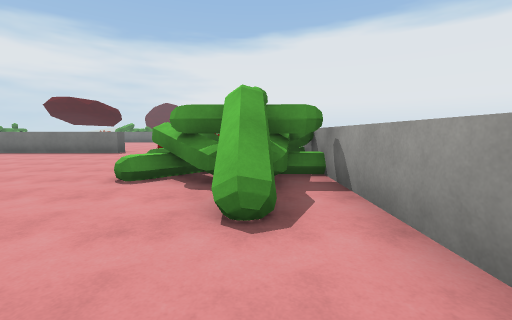
view 1 (above)

24 first-person views from a walk through a Unity game level. The camera is 1.4 m above the floor, tilts 6° down and sees 90° across. The floor is counted in squares, 2 m on a side. Each view is taken from the middle of a square. On the plan, view 1 faces up. The plan holds only what a view shows up to about 9 squares ahead; the rest is blank. The place goes on beyond the plan. The player character is not drawn. Surface patterns are stand-ins for the level's own textures.

view 2
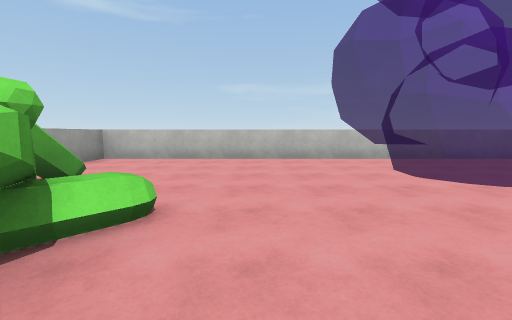

view 3
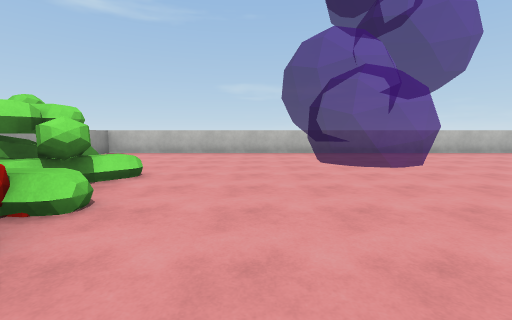

view 4
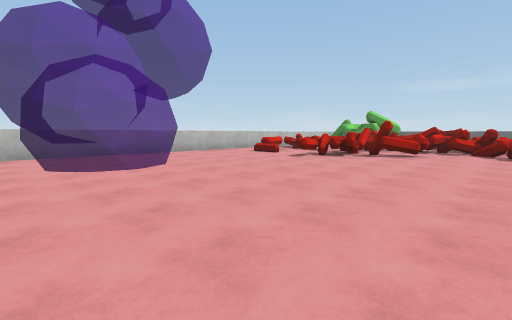

view 5
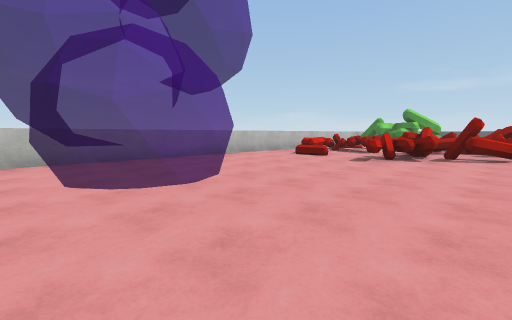

view 6
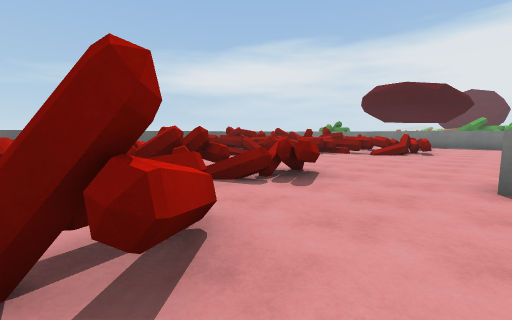

view 7
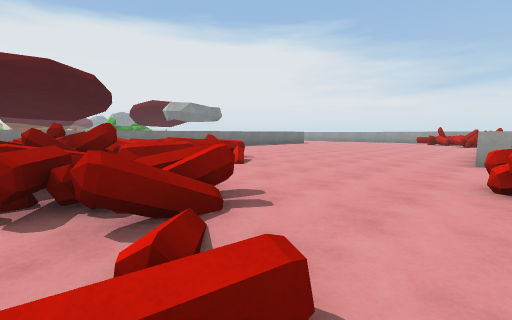

view 8
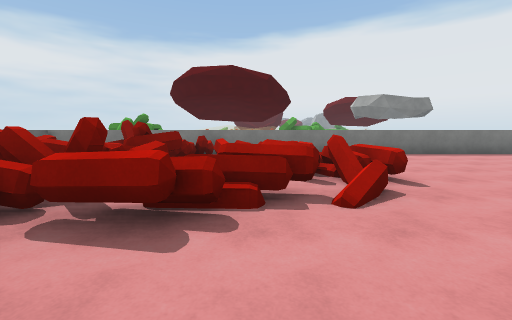

view 9
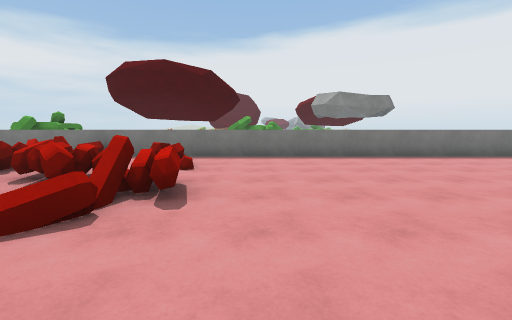

view 10
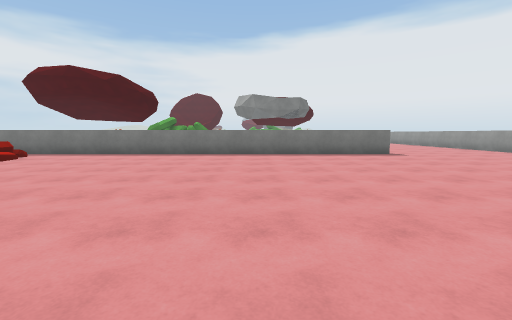

view 11
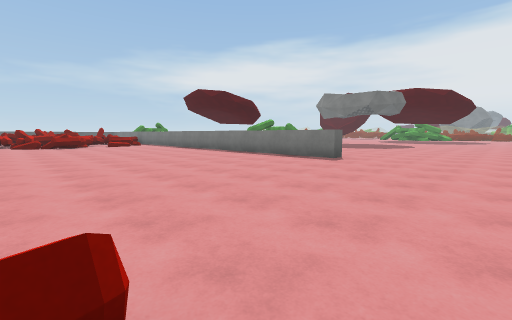

view 12
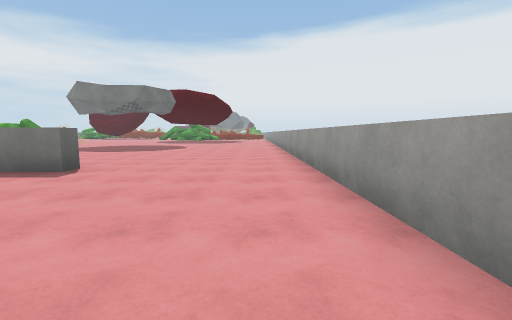

view 13
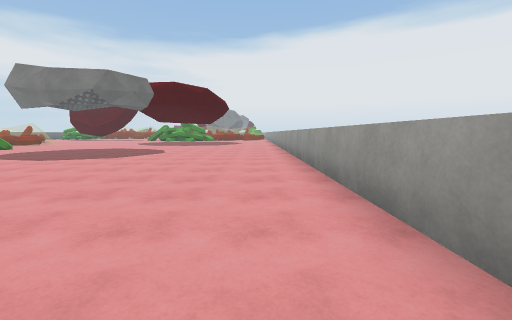

view 14
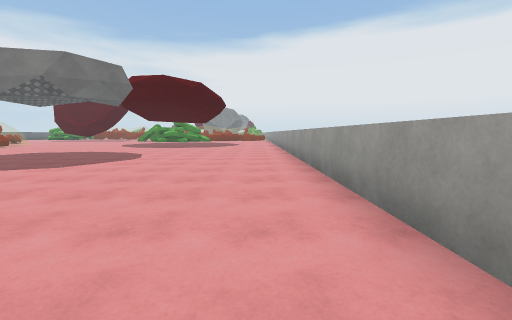

view 15
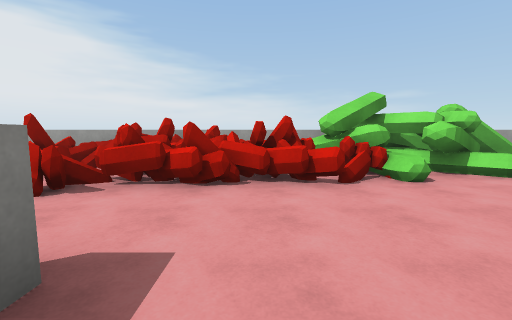

view 16
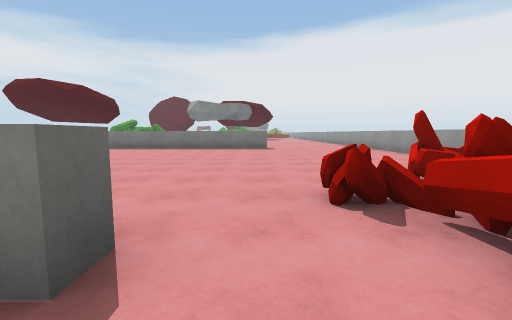

view 17
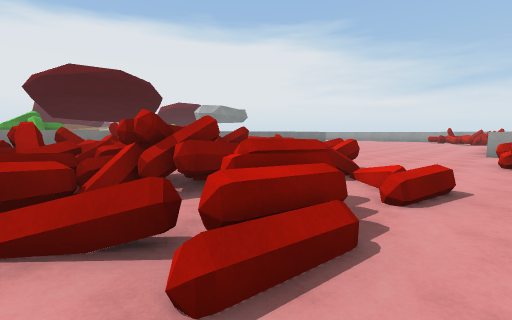

view 18
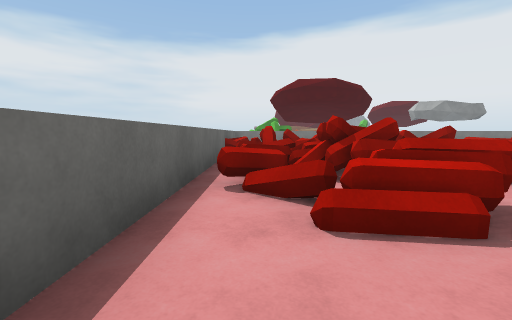

view 19
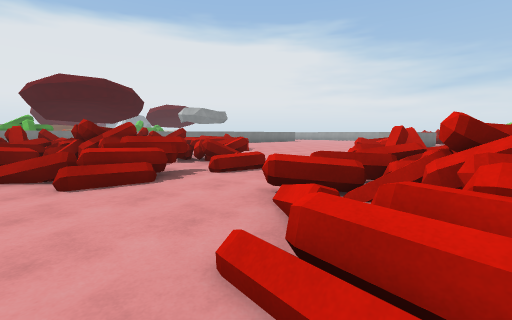

view 20
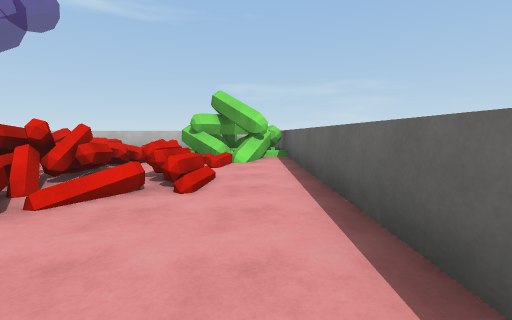

view 21
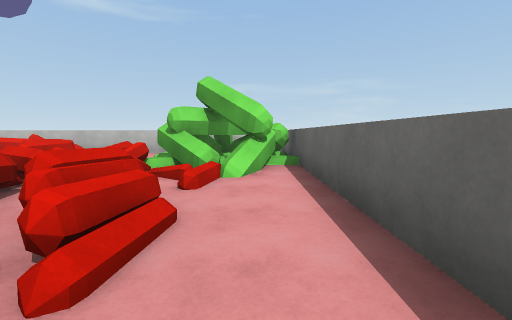

view 22
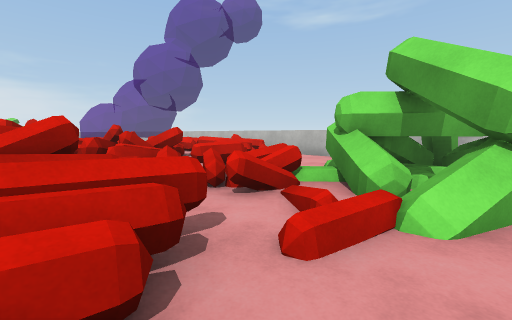

view 23
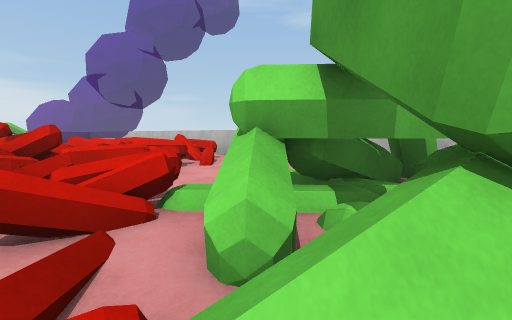

view 24
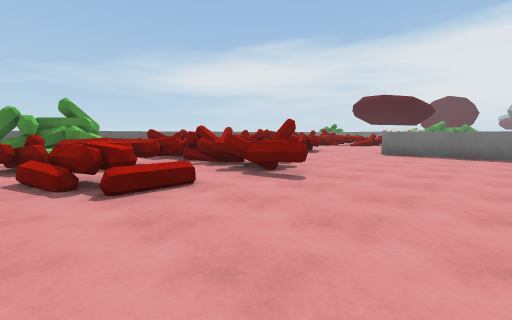

### Floor plan
Key: @ floor where view 1 was taken; # wall or solid block; . floor; = window, fence, low wall or low ledge; ^ raised ledge.
Columns run from 23 left of view 1 to 2 right of it. Each row starts with its distance up from view 1.
 29                ..........#
 28                ..........#
 27                ..........#
 26                ..........#
 25                 .........#
 24                  ........#
 23                  ........#
 22                   .......#
 21   #                ......#
 20 ####################.....#
 19 #    ^ ..................#
 18 #  ^^^ .^................#
 17 #^  ^^..=................#
 16 #  ^^##^=................#
 15 #^^^^^==^^.............. #
 14 ##^ ^#=^=............... #
 13 #^#^^^^...............=. #
 12 #^#^^^................#=#
 11 #=#^#=#......... ...#=###
 10 #.=^=...........  ...###
  9 #.......^..^^^^^^^^..##
  8 #..==.^^^............##
  7 #.==^^^#^............##
  6 #.^=#^ ##^...........^#
  5 #.==^^^^==#..........####
  4 #.==^^^^#=^..........^####
  3 ##^#^^^=###=....  .....#.#
  2 #####=^ ^##=...   .....#.#
  1 ######=^=.^=...   .......#
  0   ##..=^^.......  .....@.#
 -1   ########################

Positions as (right, up) in squares from view 1, and headings:
1: (0, 0), facing up
2: (-3, 6), facing down
3: (-4, 8), facing down
4: (-5, 8), facing down-left
5: (-5, 6), facing down-left
6: (-12, 5), facing up-left
7: (-19, 9), facing up-right
8: (-16, 11), facing up
9: (-13, 12), facing up
10: (-8, 11), facing up
11: (0, 13), facing up-left
12: (0, 15), facing up
13: (0, 18), facing up
14: (0, 20), facing up
15: (-6, 8), facing right
16: (-4, 8), facing up
17: (-22, 9), facing up-right
18: (-22, 8), facing up
19: (-22, 6), facing up-right
20: (-22, 10), facing down
21: (-22, 8), facing down
22: (-22, 6), facing down-right
23: (-22, 4), facing down-right
24: (-9, 0), facing up-left
